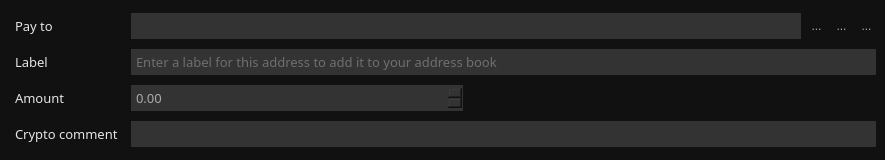
<?xml version="1.0" encoding="UTF-8"?>
<ui version="4.0">
 <class>TransferFrame</class>
 <widget class="QFrame" name="TransferFrame">
  <property name="geometry">
   <rect>
    <x>0</x>
    <y>0</y>
    <width>885</width>
    <height>160</height>
   </rect>
  </property>
  <property name="windowTitle">
   <string>Frame</string>
  </property>
  <property name="styleSheet">
   <string notr="true">background-color: #111; color: #aaa; border: 0px;
</string>
  </property>
  <property name="frameShape">
   <enum>QFrame::Box</enum>
  </property>
  <property name="frameShadow">
   <enum>QFrame::Sunken</enum>
  </property>
  <layout class="QGridLayout" name="gridLayout" columnstretch="0,1,1,1,1,1">
   <property name="leftMargin">
    <number>9</number>
   </property>
   <property name="topMargin">
    <number>9</number>
   </property>
   <property name="rightMargin">
    <number>9</number>
   </property>
   <property name="bottomMargin">
    <number>9</number>
   </property>
   <item row="2" column="0">
    <widget class="QLabel" name="label_3">
     <property name="font">
      <font>
       <family>Poppins</family>
       <pointsize>10</pointsize>
      </font>
     </property>
     <property name="styleSheet">
      <string notr="true">padding: 3px; border: 0px; color: #e5e5e5;</string>
     </property>
     <property name="text">
      <string>Amount</string>
     </property>
    </widget>
   </item>
   <item row="1" column="1" colspan="5">
    <widget class="QLineEdit" name="m_labelEdit">
     <property name="font">
      <font>
       <family>Poppins</family>
       <pointsize>10</pointsize>
      </font>
     </property>
     <property name="styleSheet">
      <string notr="true">padding: 3px; border: 0px; background-color: #333; color: #aaa;</string>
     </property>
     <property name="placeholderText">
      <string>Enter a label for this address to add it to your address book</string>
     </property>
    </widget>
   </item>
   <item row="0" column="4">
    <widget class="QToolButton" name="m_pasteButton">
     <property name="text">
      <string>...</string>
     </property>
     <property name="icon">
      <iconset resource="../../resources.qrc">
       <normaloff>:/icons/paste</normaloff>:/icons/paste</iconset>
     </property>
    </widget>
   </item>
   <item row="0" column="5">
    <widget class="QToolButton" name="m_removeButton">
     <property name="text">
      <string>...</string>
     </property>
     <property name="icon">
      <iconset resource="../../resources.qrc">
       <normaloff>:/icons/remove</normaloff>:/icons/remove</iconset>
     </property>
    </widget>
   </item>
   <item row="1" column="0">
    <widget class="QLabel" name="label_2">
     <property name="font">
      <font>
       <family>Poppins</family>
       <pointsize>10</pointsize>
      </font>
     </property>
     <property name="styleSheet">
      <string notr="true">padding: 3px; border: 0px; color: #e5e5e5;</string>
     </property>
     <property name="text">
      <string>Label</string>
     </property>
    </widget>
   </item>
   <item row="2" column="1">
    <widget class="QDoubleSpinBox" name="m_amountSpin">
     <property name="font">
      <font>
       <family>Poppins</family>
       <pointsize>10</pointsize>
      </font>
     </property>
     <property name="layoutDirection">
      <enum>Qt::LeftToRight</enum>
     </property>
     <property name="styleSheet">
      <string notr="true">padding: 3px; border: 0px; background-color: #333; color: #aaa;</string>
     </property>
     <property name="suffix">
      <string notr="true"/>
     </property>
     <property name="decimals">
      <number>2</number>
     </property>
     <property name="maximum">
      <double>199999999.999998986721039</double>
     </property>
    </widget>
   </item>
   <item row="2" column="2" colspan="4">
    <spacer name="horizontalSpacer">
     <property name="orientation">
      <enum>Qt::Horizontal</enum>
     </property>
     <property name="sizeHint" stdset="0">
      <size>
       <width>558</width>
       <height>17</height>
      </size>
     </property>
    </spacer>
   </item>
   <item row="0" column="1" colspan="2">
    <widget class="QLineEdit" name="m_addressEdit">
     <property name="font">
      <font>
       <family>Poppins</family>
       <pointsize>10</pointsize>
      </font>
     </property>
     <property name="styleSheet">
      <string notr="true">padding: 3px; border: 0px; background-color: #333; color: #aaa;</string>
     </property>
    </widget>
   </item>
   <item row="0" column="3">
    <widget class="QToolButton" name="m_addressBookButton">
     <property name="text">
      <string>...</string>
     </property>
     <property name="icon">
      <iconset resource="../../resources.qrc">
       <normaloff>:/icons/address-book</normaloff>:/icons/address-book</iconset>
     </property>
    </widget>
   </item>
   <item row="0" column="0">
    <widget class="QLabel" name="label">
     <property name="font">
      <font>
       <family>Poppins</family>
       <pointsize>10</pointsize>
      </font>
     </property>
     <property name="styleSheet">
      <string notr="true">padding: 3px; border: 0px; color: #e5e5e5;</string>
     </property>
     <property name="text">
      <string>Pay to</string>
     </property>
    </widget>
   </item>
   <item row="3" column="0">
    <widget class="QLabel" name="label_4">
     <property name="font">
      <font>
       <family>Poppins</family>
       <pointsize>10</pointsize>
      </font>
     </property>
     <property name="styleSheet">
      <string notr="true">padding: 3px; border: 0px; color: #e5e5e5;</string>
     </property>
     <property name="text">
      <string>Crypto comment</string>
     </property>
    </widget>
   </item>
   <item row="3" column="1" colspan="5">
    <widget class="QLineEdit" name="m_transactionCommentEdit">
     <property name="font">
      <font>
       <family>Poppins</family>
       <pointsize>10</pointsize>
      </font>
     </property>
     <property name="styleSheet">
      <string notr="true">padding: 3px; border: 0px; background-color: #333; color: #aaa;</string>
     </property>
    </widget>
   </item>
  </layout>
 </widget>
 <tabstops>
  <tabstop>m_addressEdit</tabstop>
  <tabstop>m_labelEdit</tabstop>
  <tabstop>m_amountSpin</tabstop>
  <tabstop>m_addressBookButton</tabstop>
  <tabstop>m_pasteButton</tabstop>
  <tabstop>m_removeButton</tabstop>
 </tabstops>
 <resources>
  <include location="../../resources.qrc"/>
 </resources>
 <connections>
  <connection>
   <sender>m_removeButton</sender>
   <signal>clicked()</signal>
   <receiver>TransferFrame</receiver>
   <slot>close()</slot>
   <hints>
    <hint type="sourcelabel">
     <x>862</x>
     <y>21</y>
    </hint>
    <hint type="destinationlabel">
     <x>442</x>
     <y>60</y>
    </hint>
   </hints>
  </connection>
  <connection>
   <sender>m_addressBookButton</sender>
   <signal>clicked()</signal>
   <receiver>TransferFrame</receiver>
   <slot>addressBookClicked()</slot>
   <hints>
    <hint type="sourcelabel">
     <x>786</x>
     <y>21</y>
    </hint>
    <hint type="destinationlabel">
     <x>442</x>
     <y>60</y>
    </hint>
   </hints>
  </connection>
  <connection>
   <sender>m_pasteButton</sender>
   <signal>clicked()</signal>
   <receiver>TransferFrame</receiver>
   <slot>pasteClicked()</slot>
   <hints>
    <hint type="sourcelabel">
     <x>824</x>
     <y>21</y>
    </hint>
    <hint type="destinationlabel">
     <x>442</x>
     <y>60</y>
    </hint>
   </hints>
  </connection>
  <connection>
   <sender>m_addressEdit</sender>
   <signal>textEdited(QString)</signal>
   <receiver>TransferFrame</receiver>
   <slot>addressEdited(QString)</slot>
   <hints>
    <hint type="sourcelabel">
     <x>460</x>
     <y>18</y>
    </hint>
    <hint type="destinationlabel">
     <x>442</x>
     <y>66</y>
    </hint>
   </hints>
  </connection>
  <connection>
   <sender>m_transactionCommentEdit</sender>
   <signal>textChanged(QString)</signal>
   <receiver>TransferFrame</receiver>
   <slot>commentEdited(QString)</slot>
   <hints>
    <hint type="sourcelabel">
     <x>499</x>
     <y>118</y>
    </hint>
    <hint type="destinationlabel">
     <x>442</x>
     <y>67</y>
    </hint>
   </hints>
  </connection>
 </connections>
 <slots>
  <slot>addressBookClicked()</slot>
  <slot>pasteClicked()</slot>
  <slot>addressEdited(QString)</slot>
  <slot>commentEdited(QString)</slot>
 </slots>
</ui>
